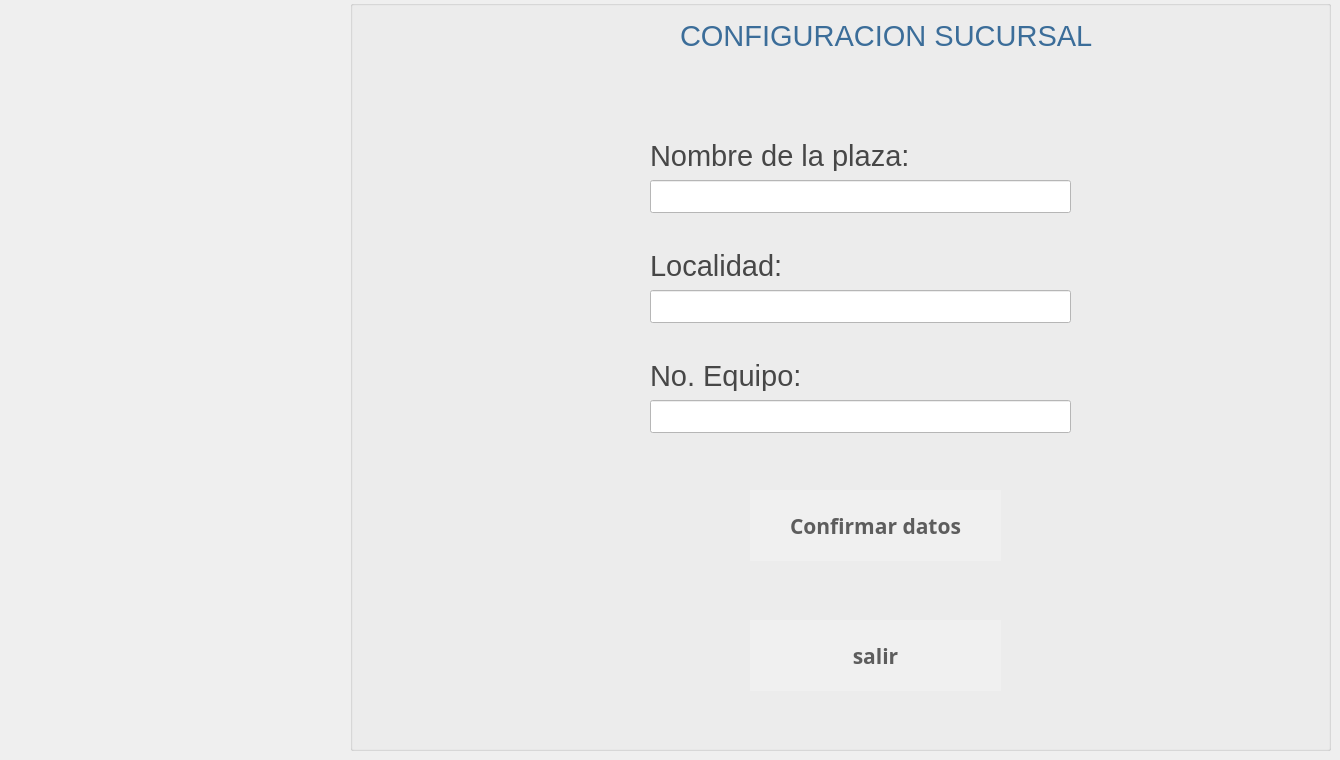
   <widget class="QWidget" name="page_18">
    <widget class="QGroupBox" name="groupBox_8">
     <property name="geometry">
      <rect>
       <x>350</x>
       <y>0</y>
       <width>981</width>
       <height>751</height>
      </rect>
     </property>
     <property name="title">
      <string/>
     </property>
     <widget class="QLabel" name="ltime_51">
      <property name="geometry">
       <rect>
        <x>300</x>
        <y>250</y>
        <width>391</width>
        <height>31</height>
       </rect>
      </property>
      <property name="font">
       <font>
        <family>Segoe UI</family>
        <pointsize>22</pointsize>
        <weight>50</weight>
        <italic>false</italic>
        <bold>false</bold>
       </font>
      </property>
      <property name="styleSheet">
       <string notr="true">background-color:transparent;
color:rgb(71, 71, 71)
</string>
      </property>
      <property name="text">
       <string>Localidad: </string>
      </property>
     </widget>
     <widget class="QLineEdit" name="lnom">
      <property name="geometry">
       <rect>
        <x>300</x>
        <y>180</y>
        <width>421</width>
        <height>33</height>
       </rect>
      </property>
      <property name="styleSheet">
       <string notr="true">background-color:white;
color:black;</string>
      </property>
     </widget>
     <widget class="QLineEdit" name="leq">
      <property name="geometry">
       <rect>
        <x>300</x>
        <y>400</y>
        <width>421</width>
        <height>33</height>
       </rect>
      </property>
      <property name="styleSheet">
       <string notr="true">background-color:white;
color:black;</string>
      </property>
     </widget>
     <widget class="QLabel" name="ltime_52">
      <property name="geometry">
       <rect>
        <x>300</x>
        <y>360</y>
        <width>491</width>
        <height>31</height>
       </rect>
      </property>
      <property name="font">
       <font>
        <family>Segoe UI</family>
        <pointsize>22</pointsize>
        <weight>50</weight>
        <italic>false</italic>
        <bold>false</bold>
       </font>
      </property>
      <property name="styleSheet">
       <string notr="true">background-color:transparent;
color:rgb(71, 71, 71)
</string>
      </property>
      <property name="text">
       <string>No. Equipo:</string>
      </property>
     </widget>
     <widget class="QPushButton" name="bsalirsucursal">
      <property name="geometry">
       <rect>
        <x>400</x>
        <y>620</y>
        <width>251</width>
        <height>71</height>
       </rect>
      </property>
      <property name="font">
       <font>
        <family>Ubuntu Mono</family>
        <pointsize>16</pointsize>
        <weight>75</weight>
        <italic>false</italic>
        <bold>true</bold>
        <underline>false</underline>
       </font>
      </property>
      <property name="toolTip">
       <string>Ayuda</string>
      </property>
      <property name="whatsThis">
       <string extracomment="help"/>
      </property>
      <property name="styleSheet">
       <string notr="true">background-color:rgb(240, 240, 240);
color:rgb(93, 93, 93);
border-radius:80%</string>
      </property>
      <property name="text">
       <string>salir</string>
      </property>
      <property name="icon">
       <iconset>
        <normaloff>../../../../../cajsSATELITE/eum/app/cajeroF/iconos/fb5.png</normaloff>../../../../../cajsSATELITE/eum/app/cajeroF/iconos/fb5.png</iconset>
      </property>
      <property name="iconSize">
       <size>
        <width>40</width>
        <height>40</height>
       </size>
      </property>
      <property name="toolTipDuration" stdset="0">
       <number>3</number>
      </property>
     </widget>
     <widget class="QPushButton" name="bconfirmarplaza">
      <property name="geometry">
       <rect>
        <x>400</x>
        <y>490</y>
        <width>251</width>
        <height>71</height>
       </rect>
      </property>
      <property name="font">
       <font>
        <family>Ubuntu Mono</family>
        <pointsize>16</pointsize>
        <weight>75</weight>
        <italic>false</italic>
        <bold>true</bold>
        <underline>false</underline>
       </font>
      </property>
      <property name="toolTip">
       <string>Ayuda</string>
      </property>
      <property name="whatsThis">
       <string extracomment="help"/>
      </property>
      <property name="styleSheet">
       <string notr="true">background-color:rgb(240, 240, 240);
color:rgb(93, 93, 93);
border-radius:80%</string>
      </property>
      <property name="text">
       <string>Confirmar datos</string>
      </property>
      <property name="icon">
       <iconset>
        <normaloff>../../../../../cajsSATELITE/eum/app/cajeroF/iconos/fl.png</normaloff>../../../../../cajsSATELITE/eum/app/cajeroF/iconos/fl.png</iconset>
      </property>
      <property name="iconSize">
       <size>
        <width>40</width>
        <height>40</height>
       </size>
      </property>
      <property name="toolTipDuration" stdset="0">
       <number>3</number>
      </property>
     </widget>
     <widget class="QLabel" name="ltime_53">
      <property name="geometry">
       <rect>
        <x>300</x>
        <y>140</y>
        <width>381</width>
        <height>31</height>
       </rect>
      </property>
      <property name="font">
       <font>
        <family>Segoe UI</family>
        <pointsize>22</pointsize>
        <weight>50</weight>
        <italic>false</italic>
        <bold>false</bold>
       </font>
      </property>
      <property name="styleSheet">
       <string notr="true">background-color:transparent;
color:rgb(71, 71, 71)
</string>
      </property>
      <property name="text">
       <string>Nombre de la plaza: </string>
      </property>
     </widget>
     <widget class="QLineEdit" name="lloc">
      <property name="geometry">
       <rect>
        <x>300</x>
        <y>290</y>
        <width>421</width>
        <height>33</height>
       </rect>
      </property>
      <property name="styleSheet">
       <string notr="true">background-color:white;
color:black;</string>
      </property>
     </widget>
     <widget class="QLabel" name="ltime_54">
      <property name="geometry">
       <rect>
        <x>330</x>
        <y>20</y>
        <width>491</width>
        <height>31</height>
       </rect>
      </property>
      <property name="font">
       <font>
        <family>Segoe UI</family>
        <pointsize>22</pointsize>
        <weight>50</weight>
        <italic>false</italic>
        <bold>false</bold>
       </font>
      </property>
      <property name="styleSheet">
       <string notr="true">background-color:transparent;
color:rgb(59, 109, 153);

</string>
      </property>
      <property name="text">
       <string>CONFIGURACION SUCURSAL</string>
      </property>
     </widget>
    </widget>
   </widget>
